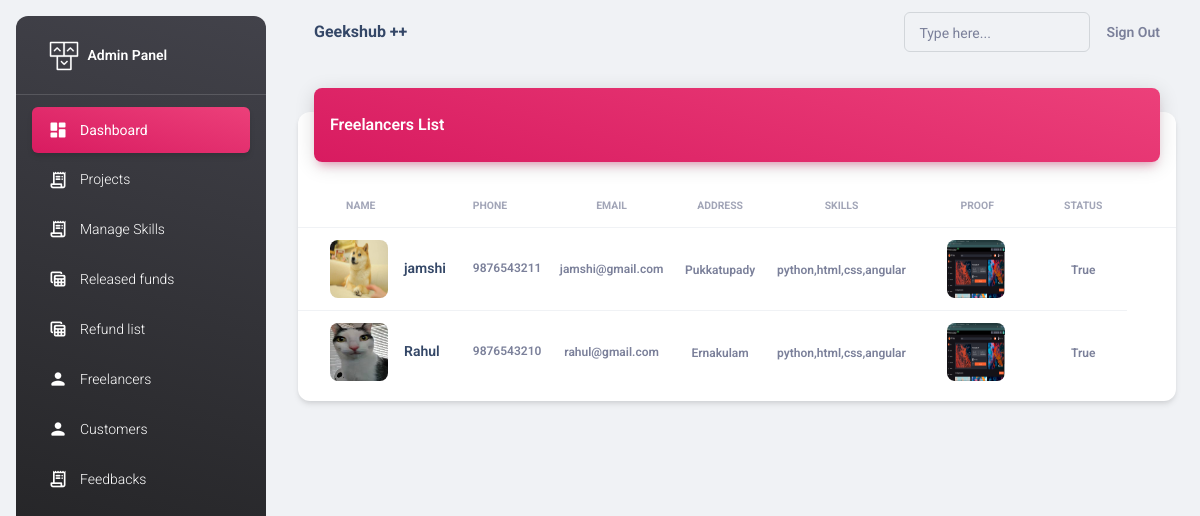
Page /adminapp/coders/ (signed in) on the earlier database version.
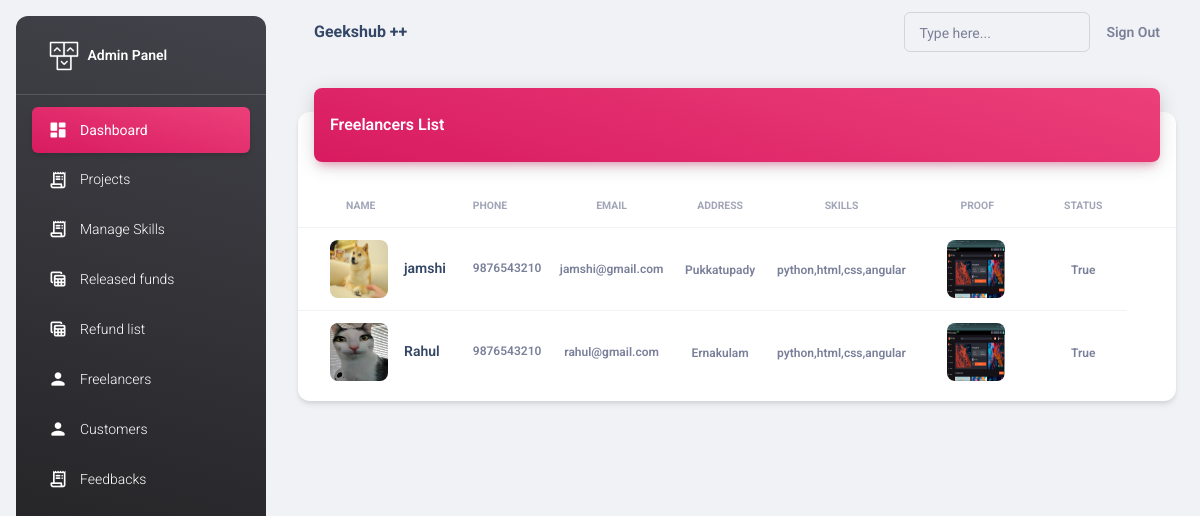
Same page on the later database version.
### adminapp/models.py (models this page shows, shortened)
class User(AbstractUser):
    ROLE_CHOICES = [
        ("admin","Admin"),
        ("coder", "Coder"),
        ("buyer", "Buyer"),
    ]
    role = models.CharField(max_length=200, choices=ROLE_CHOICES, default="coder")

class Coder(User):
    name = models.CharField(max_length=100)
    phone = models.CharField(max_length=100)
    email_address = models.EmailField()
    address = models.CharField(max_length=100)
    designation=models.CharField(max_length=100)
    gender=models.CharField(max_length=100)
    skills=models.CharField(max_length=100)
    profile = models.ImageField(upload_to="images", null=True)
    bio=models.CharField(max_length=100,null=True)
    rating=models.CharField(max_length=50,null=True)
    status= models.BooleanField(default=True)
    aadhar_image=models.ImageField(upload_to="images", null=True)
    aadhar_no=models.CharField(max_length=100,null=True)
    pan_image=models.ImageField(upload_to="images", null=True)
    pan_no=models.CharField(max_length=100,null=True)

### adminapp/views.py (the view)
# urls.py: path("coders/",views.CoderView.as_view(),name="coders"),
@method_decorator(decs,name="dispatch")
class CoderView(ListView):
    template_name="adminapp/freelancers.html"
    model=Coder
    context_object_name="freelancers"

### adminapp/views.py (called while the page is built)
def signin_required(fn):
    def wrapper(request,*args,**kwargs):
        if not request.user.is_authenticated:
            messages.error(request,"invalid session!..please login")
            return redirect("adminsignin")
        else:
            return fn(request,*args,**kwargs)
    return wrapper

def is_admin(fn):
    def wrapper(request,*args,**kwargs):
        if not request.user.is_superuser:
            messages.error(request,"Permission denied for current user !")
            return redirect("adminsignin")
        else:
            return fn(request,*args,**kwargs)
    return wrapper

### adminapp/templates/adminapp/freelancers.html (shortened to what this page needs)
{%extends 'adminapp/base.html'%}
{%load static%}
{%block body_block%}
<div class="container-fluid py-4">
    <div class="row">
      <div class="col-12">
        <div class="card my-4">
          <div class="card-header p-0 position-relative mt-n4 mx-3 z-index-2">
            <div class="bg-gradient-primary shadow-primary border-radius-lg pt-4 pb-3">
              <h6 class="text-white text-capitalize ps-3">Freelancers List</h6>
            </div>
          </div>
          <div class="card-body px-0 pb-2">
            <div class="table-responsive p-0">
              <table class="table align-items-center mb-0">
                <thead>
                  <tr>
                    <th class="text-uppercase text-secondary text-xxs font-weight-bolder opacity-7 ps-5">Name</th>
                    <th class="text-uppercase text-secondary text-xxs font-weight-bolder opacity-7 ps-2">Phone</th>
                    <th class="text-center text-uppercase text-secondary text-xxs font-weight-bolder opacity-7">Email</th>
                    <th class="text-center text-uppercase text-secondary text-xxs font-weight-bolder opacity-7">Address</th>
                    <th class="text-center text-uppercase text-secondary text-xxs font-weight-bolder opacity-7">skills</th>
                    <th class="text-center text-uppercase text-secondary text-xxs font-weight-bolder opacity-7">proof</th>
                    <th class="text-center text-uppercase text-secondary text-xxs font-weight-bolder opacity-7">status</th>
                    <th class="text-secondary opacity-7"></th>
                  </tr>
                </thead>
                <tbody>
                    {%for f in freelancers%}
                        <tr>
                            <td>
                                <div class="d-flex px-2 py-1 ps-4">
                                    <div>
                                    <img src="{{f.profile.url}}" class="avatar avatar-lg me-3 border-radius-lg">
                                    </div>
                                    <div class="d-flex flex-column justify-content-center">
                                    <h6 class="mb-0 text-sm">{{f.name}}</h6>
                                    </div>
                                </div>
                            </td>
                            <td>
                                <p class="text-xs font-weight-bold mb-0">{{f.phone}}</p>
                            </td>
                            <td class="align-middle text-center text-sm">
                                <span class="text-secondary text-xs font-weight-bold">{{f.email_address}}</span>
                            </td>
                            <td class="align-middle text-center">
                                <span class="text-secondary text-xs font-weight-bold">{{f.address}}</span>
                            </td>
                            <td class="align-middle text-center">
                              <span class="text-secondary text-xs font-weight-bold">{{f.skills}}</span>
                            </td>
                            <td>
                              <div class="d-flex px-2 py-1 ps-4">
                                  <div>
                                  <img src="{{f.aadhar_image.url}}" class="avatar avatar-lg me-3 border-radius-lg">
                                  </div>
                                  </div>
                              </div>
                            <td class="align-middle text-center">
                                <span class="text-secondary text-xs font-weight-bold">{{f.status}}</span>
                            </td>
                    {%endfor%}
            </div>
          </div>
        </div>
      </div>
{%endblock%}

Differences in the rows shown:
changed Coder "jamshi": phone "9876543211" → "9876543210"
